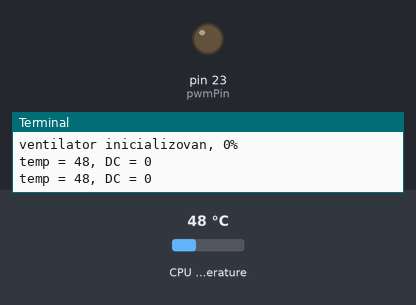
Recording of a program running on a simulated Raspberry Pi (header pin numbers). Parts: output pins drawn as LEDs (lit = HIGH), the last lines printed to the terminal. The inputs (shaded band) are chosen by the test bench; at power-on: CPU temperature 48 °C.

Above: at 1.2 s.
1.3 s: CPU temperature set to 58 °C
3.2 s: CPU temperature set to 61 °C
At 4.5 s:
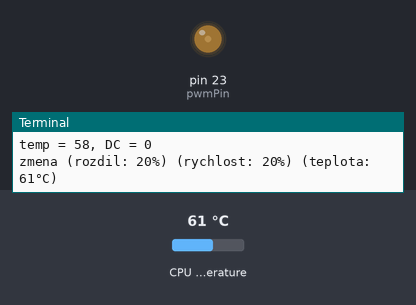
5.5 s: CPU temperature set to 71 °C
At 6.8 s:
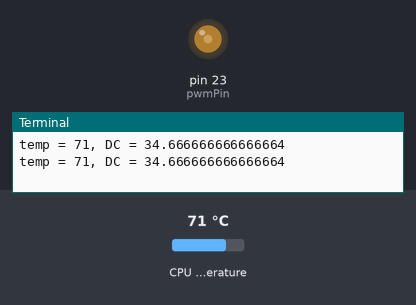
7.1 s: CPU temperature set to 84 °C
At 8.3 s:
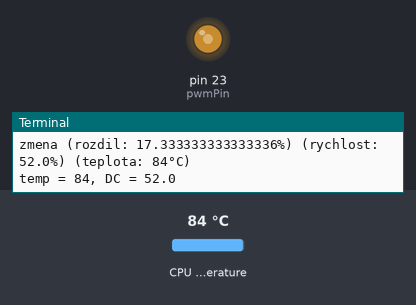
Timing chart, 0 to 10.1 s (numbered marks = the images above; inputs shaded):
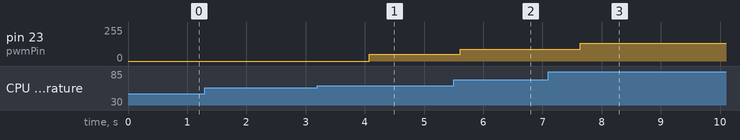

Measured:
- the behaviour switches between 59 and 60 °C on CPU temperature (found by bisection; images 0 and 1)
- after the input at 3.2 s, pin 23 (pwmPin): 0/255 → 51/255 after 0.88 s
- after the input at 5.5 s, pin 23 (pwmPin): 51/255 → 88/255 after 0.11 s
- after the input at 7.1 s, pin 23 (pwmPin): 88/255 → 133/255 after 0.54 s

The program:

fan_old.py
```python
import RPi.GPIO as GPIO
import time
import os
import sys, signal

def konec(sig, frame):
    GPIO.cleanup()
    print("Program zastaven")
    sys.exit(0)

pwmPin = 23
zastavit = True
stop_temp = 45
start_temp = 60
max_temp = 120
freq = 25000

GPIO.setmode(GPIO.BOARD)
GPIO.setup(pwmPin, GPIO.OUT, initial=False)

if zastavit:
    dc = 0
    dc0 = 0
else:
    dc = 20
    dc0 = 20

fan = GPIO.PWM(pwmPin, freq)
fan.start(dc)
print("ventilator inicializovan, " + str(dc) + "%")

signal.signal(signal.SIGTERM, konec)
try:
    while True:
        temp = int(os.popen("vcgencmd measure_temp").readline().replace("temp=", "").replace("'C\n", "")[:-2])
        #print(temp)
        if zastavit:
            if temp <= stop_temp:
                dc = 0
        if temp > stop_temp and temp < start_temp and dc0 != 0:
            dc = 20
        if temp >= start_temp and temp <= max_temp:
            if dc0 == 0:
                dc = 20
                print("zmena (rozdil: " + str(abs(dc - dc0)) + "%) (rychlost: " + str(dc) + "%) (teplota: " + str(temp) + "°C)")
                dc0 = dc
                fan.ChangeDutyCycle(dc)
                time.sleep(0.5)
                continue
            else:
                dc = 20 + (temp - start_temp) * (80/(max_temp-start_temp))
        if temp > max_temp:
            dc = 100
        if abs(dc - dc0) > 10:
            print("zmena (rozdil: " + str(abs(dc - dc0)) + "%) (rychlost: " + str(dc) + "%) (teplota: " + str(temp) + "°C)")
            dc0 = dc
            fan.ChangeDutyCycle(dc)
        print("temp = " + str(temp) + ", DC = " + str(dc))
        time.sleep(1)
except:
    GPIO.cleanup()
    print("Konec programu")
```
